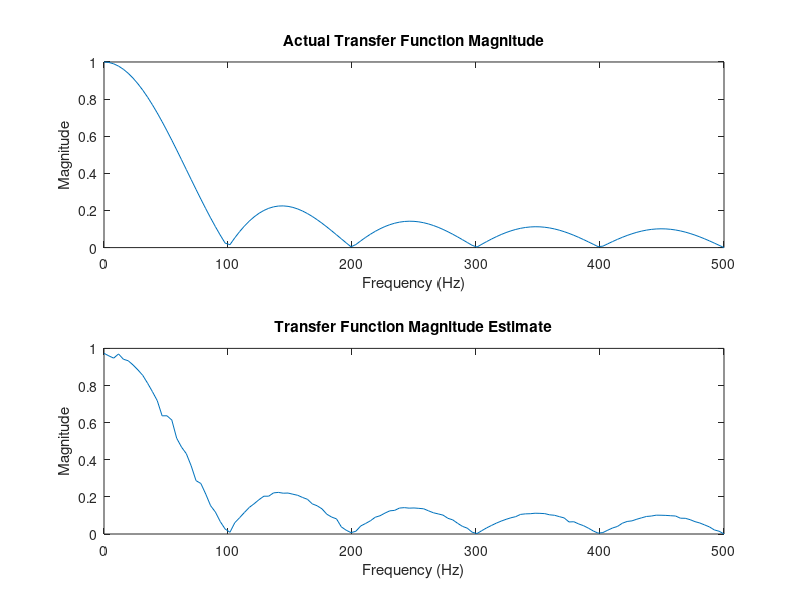

Here is the MATLAB script that generated this plot:
clear
randn('state',0)
fs = 1000;                                    % Sampling frequency
t = (0:fs)/fs;                                % One second worth of samples
xn = sin(2*pi*50*t) + randn(1,length(t));

h = ones(1,10)/10;                            % Moving average filter
yn = filter(h,1,xn);
[HEST,f] = tfe(xn,yn,256,fs,256,128,'none');
H = freqz(h,1,f,fs);

subplot(2,1,1); 
plot(f,abs(H));
xlabel('Frequency (Hz)');
ylabel('Magnitude');
title('Actual Transfer Function Magnitude');

subplot(2,1,2); 
plot(f,abs(HEST));
title('Transfer Function Magnitude Estimate');
xlabel('Frequency (Hz)');
ylabel('Magnitude');
axis([0 500 0 1])
